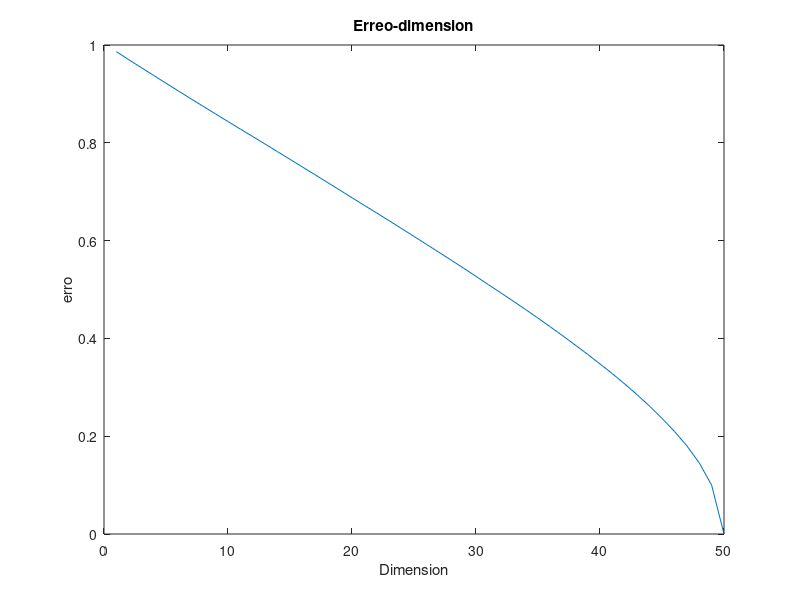

Recreate this plot in MATLAB.

clc;
clear;
X = randn(50,500)';
mu = mean(X);
result=zeros(2,50);
[eigenvectors, scores] = pca(X);
for nComp=1:1:50
Xhat = scores(:,1:nComp) * eigenvectors(:,1:nComp)';
Xhat = bsxfun(@plus, Xhat, mu);
result(1,nComp)=nComp;
result(2,nComp)=sqrt(mean(mean((X-Xhat).^2)));
end
plot(1:50,result(2,:));
xlabel("Dimension");
ylabel("erro");
title("Erreo-dimension");










